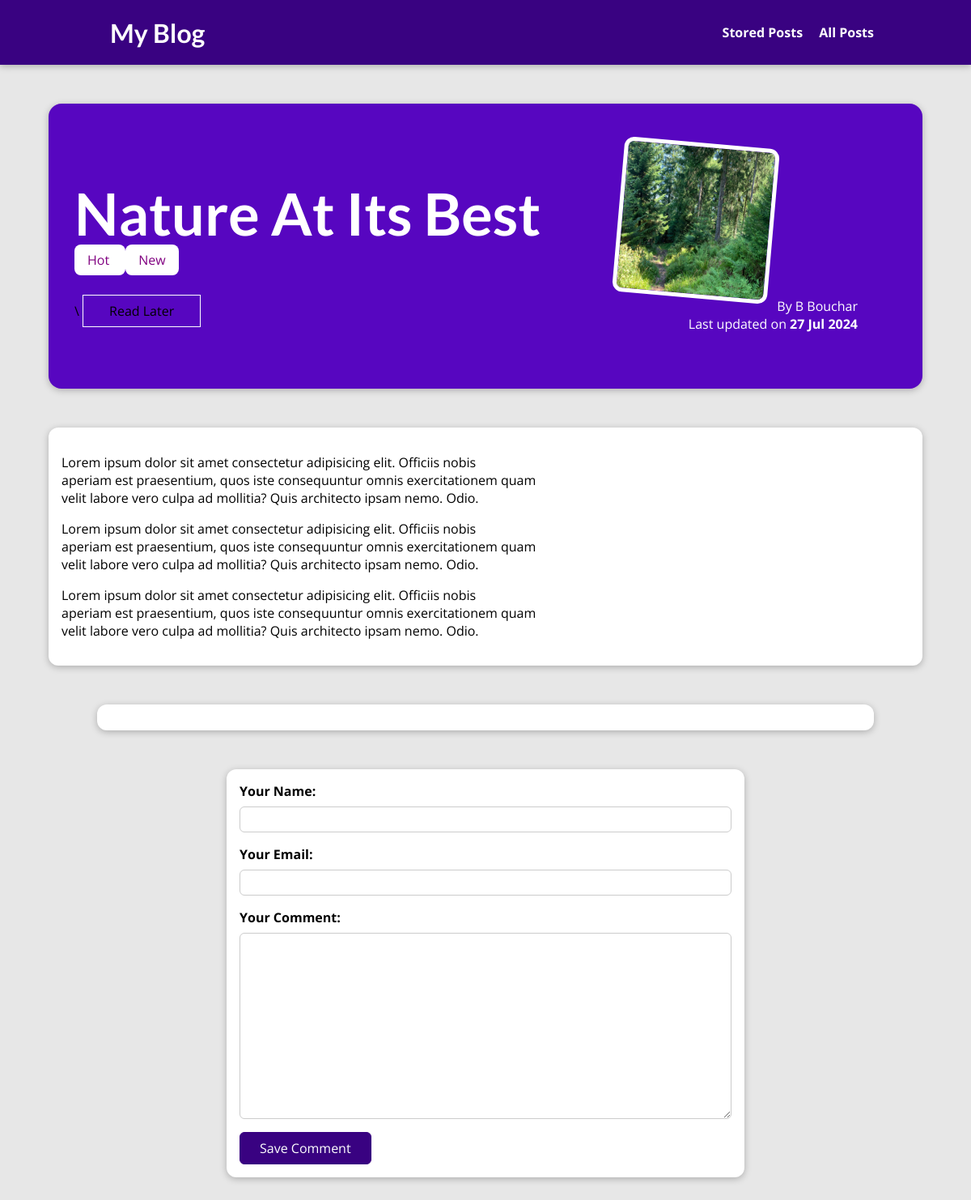
The app's page /posts/into-the-woods with its own data.
### blog/models.py (models this page shows, shortened)
class Post(models.Model):
    title = models.CharField(max_length=150)
    excerpt = models.CharField(max_length=200)
    image = models.ImageField(upload_to="posts", null = True)
    date = models.DateField(auto_now=True)
    slug = models.SlugField(unique=True, db_index=True)
    content = models.TextField(validators=[MinLengthValidator(10)])
    author = models.ForeignKey(Author, on_delete=models.SET_NULL, null=True, related_name="posts")
    tags = models.ManyToManyField(Tag)

class Tag(models.Model):
    caption = models.CharField(max_length=20)

class Author(models.Model):
    first_name = models.CharField(max_length=100)
    last_name = models.CharField(max_length=100)
    email_adresss = models.EmailField()
    def full_name(self):
        return f"{self.first_name} {self.last_name}"
    def __str__(self):
        return self.full_name()

### blog/views.py (the view, shortened to what this page needs)
# urls.py: path("posts/<slug:slug>", views.SinglePostView.as_view(), name="post-detail-page"),
class SinglePostView(View):
    def is_stored_post(self, request, post_id):
        stored_posts = request.session.get("stored_posts")
        if stored_posts is not None:
            is_saved_for_later = post_id in stored_posts
        else:
            is_saved_for_later = False
        return is_saved_for_later
    def get(self, request, slug):
        post = get_object_or_404(Post, slug=slug)
        context = {
            "post": post,
            "post_tags": post.tags.all(),
            "comment_form": CommentForm(),
            "comments": post.comments.all().order_by("-id"),
            "saved_for_later": self.is_stored_post(request, post.id)
        }
        return render(request, "blog/post-detail.html", context)

### blog/forms.py
class CommentForm(forms.ModelForm):
    class Meta:
        model = Comment
        exclude = ["post"]
        labels = {
            "user_name" : "Your Name",
            "user_email" : "Your Email",
            "text" : "Your Comment"
        }

### blog/templates/blog/post-detail.html (shortened to what this page needs)
{% extends "base.html" %}
{% load static %}
{% block css_files %}
    <link rel="stylesheet" href="{% static "blog/post-detail.css" %}">
{% endblock %}
{% block content %}
    <section id="summary">
        <h2>{{ post.title }}</h2>
        <div>
            {% for tag in post_tags %}
            <span class="tag"> {{ tag.caption }} </span>
            {% endfor %}
        </div>
        <div id="read-later">
            <form action="{% url "read-later" %}" method="POST">
                <input type="hidden" value="{{ post.id }}" name="post_id">\
                <button>
                    {% if saved_for_later %}
                        Remove
                    {% else %}
                        Read Later
                    {% endif %}
                </button>
            </form>
        </div>
        <article>
            <img src="{{ post.image.url }}" alt="Post Title" />
            <adress>By <a href="mailto:{{ post.author.email_adresss }}">{{ post.author }}</a></adress>
            <div>
                Last updated on <time>{{ post.date|date:"d M Y" }}</time>
            </div>
        </article>
    </section>
    <main>
        {{ post.content|linebreaks }}
    </main>
    <section id="comments">
    </section>
    <div>
        <form action="{% url "post-detail-page" post.slug %}" method="POST" id="comment-form">
            {% for form_field in comment_form %}
                <div class="form-control{% if form_field.errors %} invalid {% endif %}">
                    {{ form_field.label_tag }}
                    {{ form_field }}
                </div>
            {% endfor %}
            <button> Save Comment </button>
        </form>
    </div>
{% endblock %}

### static/app.css (style rules this page uses)
* { box-sizing: border-box; }
html { font-family: 'Open Sans', 'Lato', sans-serif; }
body { margin: 0; }
h1, h2, h3 { font-family: 'Lato', sans-serif; font-weight: bold; }

### blog/static/blog/post-detail.css (style rules this page uses)
body { background-color: #e7e7e7; }
#summary { margin: 8rem auto 3rem auto; padding: 2rem; width: 90%; max-width: 90rem; border-radius: 16px; background-color: #5706c0; position: relative; box-shadow: 0 2px 8px rgba(0, 0, 0, 0.25); height: 22rem; }
#summary a { color: white; text-decoration: none; }
#summary h2 { color: white; font-size: 4.5rem; margin-bottom: 0.25rem; }
#summary article { position: absolute; top: 2rem; right: 3rem; padding: 1rem 2rem; border-radius: 12px; text-align: right; color: white; }
#summary article img { width: 12rem; height: 12rem; border-radius: 12px; transform: rotateZ(5deg); border: 5px solid white; margin-bottom: 1rem; }
#summary time { font-weight: bold; }
main { width: 90%; max-width: 90rem; margin: 3rem auto; background-color: white; padding: 1rem; border-radius: 12px; box-shadow: 0 2px 8px rgba(0, 0, 0, 0.25); }
.tag { background-color: white; color: purple; padding: 0.5rem 1rem; border-radius: 8px; }
#comment-form { margin: 3rem auto; width: 90%; max-width: 40rem; border-radius: 12px; background-color: white; box-shadow: 0 2px 8px rgba(0, 0, 0, 0.25); padding: 1rem; }
#comment-form button { font: inherit; background-color: #390281; color: white; border: 1px solid #390281; padding: 0.5rem 1.5rem; border-radius: 6px; cursor: pointer; }
.form-control { margin-bottom: 1rem; }
.form-control label { font-weight: bold; margin-bottom: 0.5rem; display: block; }
.form-control input, .form-control textarea { display: block; width: 100%; font: inherit; padding: 0.25rem; border-radius: 6px; border: 1px solid #ccc; }
#comments { margin: 3rem auto; width: 90%; max-width: 60rem; border-radius: 12px; background-color: white; box-shadow: 0 2px 8px rgba(0, 0, 0, 0.25); padding: 1rem 2rem; }
#read-later { margin: 2rem 0; }
#read-later button { background-color: transparent; border: 1px solid white; padding: 0.5rem 2rem; font: inherit; cursor: pointer; }

### records on screen
Post: title "Nature At Its Best", image (picture), author "B Bouchar", date "27 Jul 2024", content "Lorem ipsum dolor sit amet consectetur adipisicing elit. Officiis nobis aperiam est praesentium, quos iste consequuntur omnis exercitationem quam velit labore vero culpa ad mollitia? Quis architecto ipsam nemo. Odio. Lorem ipsum dolor sit amet consectetur adipisicing elit. Officiis nobis aperiam est praesentium, quos iste consequuntur omnis exercitationem quam velit labore vero culpa ad mollitia? Quis architecto ipsam nemo. Odio. Lorem ipsum dolor sit amet consectetur adipisicing elit. Officiis nobis aperiam est praesentium, quos iste consequuntur omnis exercitationem quam velit labore vero culpa ad mollitia? Quis architecto ipsam nemo. Odio."
Tag: caption "Hot"
Tag: caption "New"
